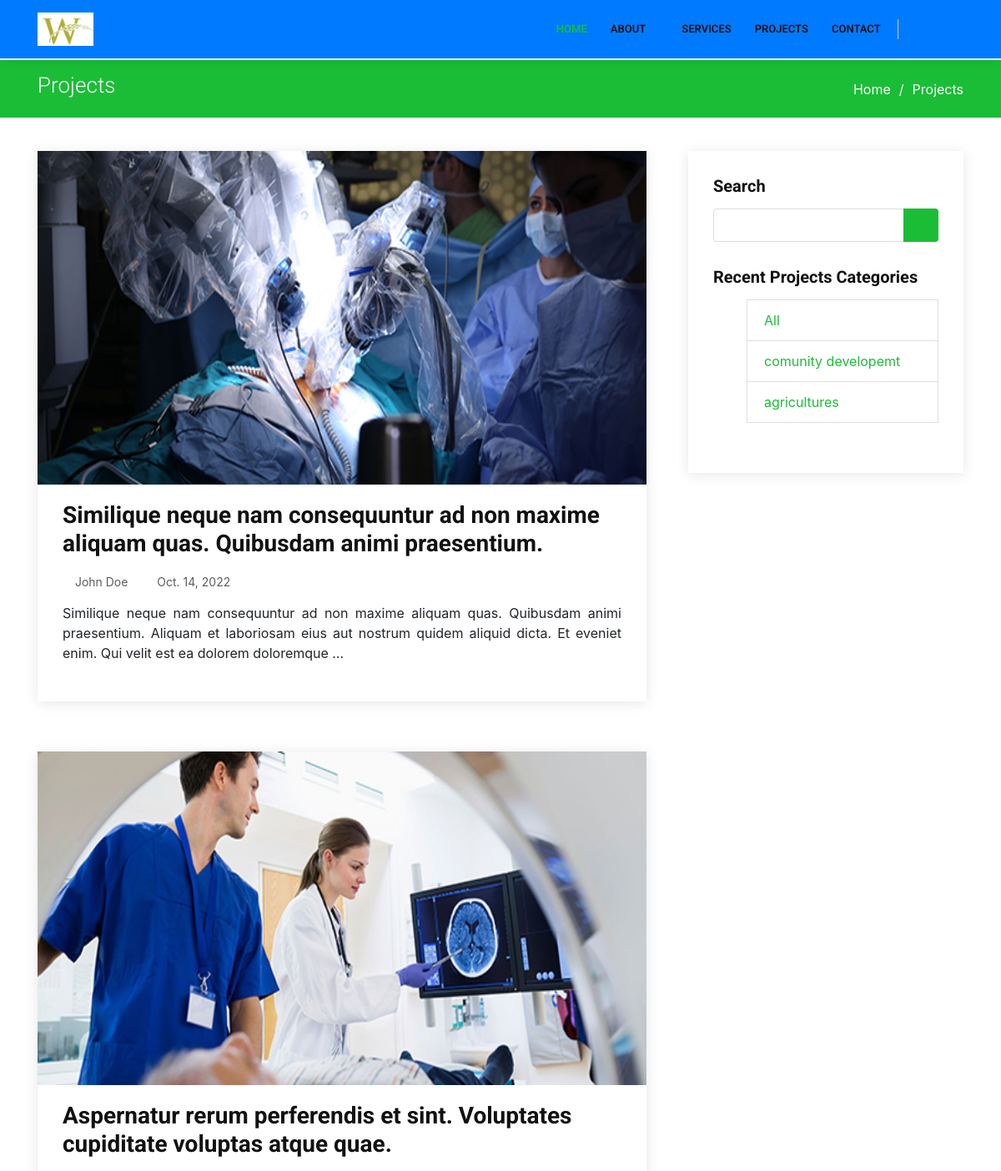
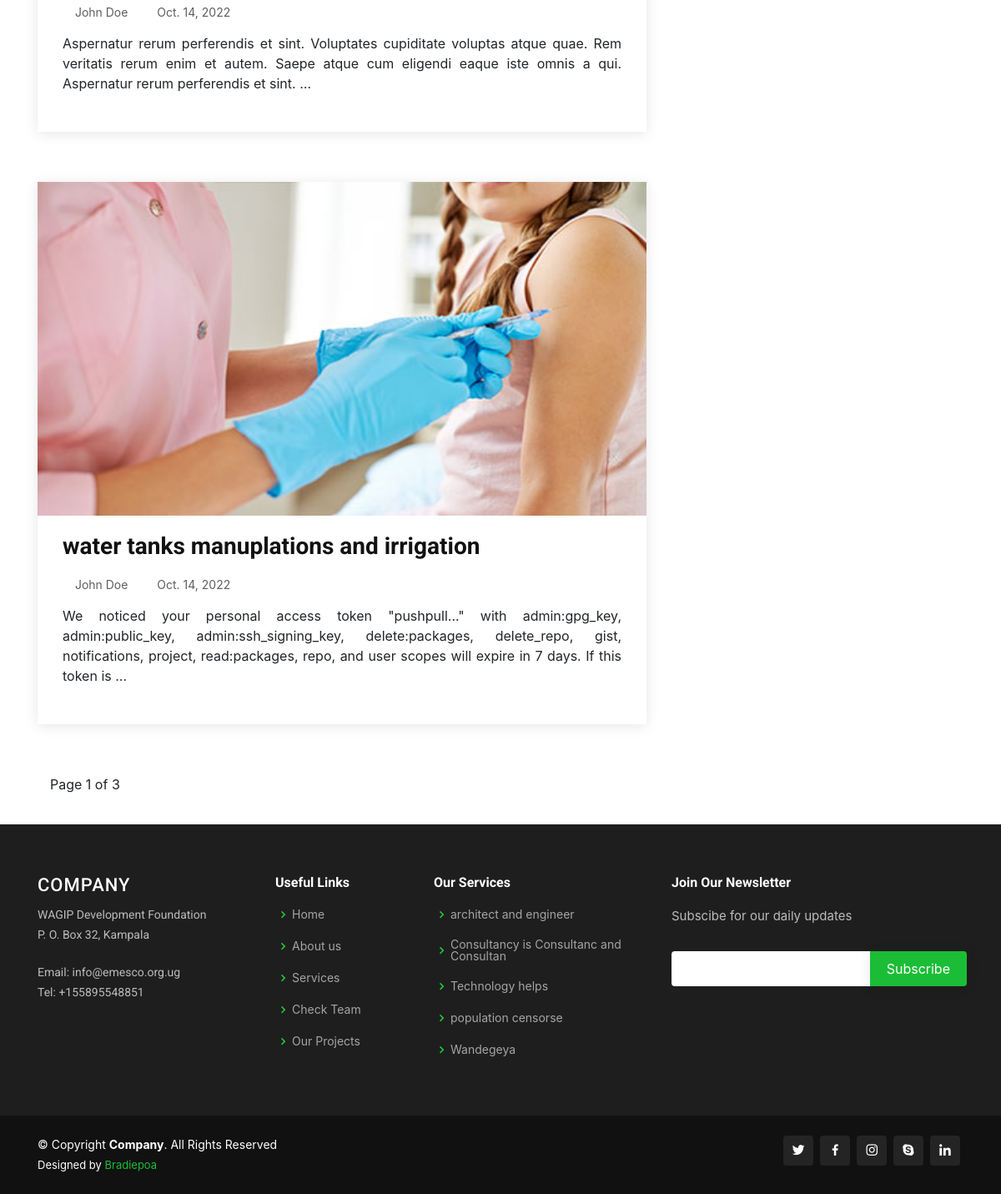
The app's page /projects with its own data (2 pictures, top to bottom).
### mainweb/models.py (models this page shows, shortened)
class Project(models.Model):
    STATUS_CHOICES = (
        ('finished','finished'),
        ('progress','progress'),
    )
    name = models.CharField(max_length=200)
    category = models.ForeignKey(Category, on_delete=models.CASCADE,)
    image = models.ImageField(upload_to ='projects')
    description = RichTextField()
    created_by = models.CharField(max_length=200)
    status = models.CharField(max_length=200,choices=STATUS_CHOICES)
    is_published = models.BooleanField(default=True)
    date = models.DateField(auto_now_add=False, auto_now=False)
    date_created = models.DateField(auto_now_add=True, auto_now=False)
    laste_update = models.DateField(auto_now_add=False, auto_now=True)
    class Meta:
        verbose_name_plural = '17. Project'
    @property
    def imageURL(self):
        try:
            url = self.image.url
        except:
            url = ''
        return url

class Category(models.Model):
    name = models.CharField(max_length=200,unique=True)
    date_created = models.DateField(auto_now_add=True, auto_now=False)
    laste_update = models.DateField(auto_now_add=False, auto_now=True)
    class Meta:
        verbose_name_plural = '18. Categories'

class Location(models.Model):
    Company_name = models.CharField(max_length=200,unique=True)
    P_o_box_no = models.CharField(max_length=200,unique=True)
    date_created = models.DateField(auto_now_add=True, auto_now=False)
    laste_update = models.DateField(auto_now_add=False, auto_now=True)
    class Meta:
        verbose_name_plural = '03. Location'

class Email(models.Model):
    email= models.EmailField(unique=True)
    describe_email = models.CharField(max_length=200)
    date_created = models.DateField(auto_now_add=True, auto_now=False)
    laste_update = models.DateField(auto_now_add=False, auto_now=True)
    class Meta:
        verbose_name_plural = '02. Emails'

class OfficePhone(models.Model):
    Phone_number= models.CharField(max_length=13, unique=True)
    describe_Phone_number = models.CharField(max_length=200)
    date_created = models.DateField(auto_now_add=True, auto_now=False)
    laste_update = models.DateField(auto_now_add=False, auto_now=True)
    class Meta:
        verbose_name_plural = '01. Office Phone'

class Service(models.Model):
    name = models.CharField(max_length=200,unique=True)
    category = models.ForeignKey(serviceCategory, on_delete=models.CASCADE,)
    image = models.ImageField(upload_to ='services')
    description = RichTextField()
    created_by = models.CharField(max_length=200)
    is_published = models.BooleanField(default=True)
    date = models.DateField(auto_now_add=False, auto_now=False)
    date_created = models.DateField(auto_now_add=True, auto_now=False)
    laste_update = models.DateField(auto_now_add=False, auto_now=True)
    class Meta:
        verbose_name_plural = '15. Services'

### mainweb/views.py (the view)
# urls.py: path('projects', views.Projects_view, name='projectspage'),
def Projects_view(request):
	category = request.GET.get('category')
	if category == None:
		projects = Project.objects.order_by('-date').filter(is_published=True)
	else:
		projects = Project.objects.filter(category__name=category)
	paginator =Paginator(projects,1)
	page = request.GET.get('page')
	try:
		proj = paginator.page(page)
	except PageNotAnInteger:
		proj = paginator.page(1)
	except EmptyPage:
		proj = paginator.page(paginator.num_pages)
	categories = Category.objects.all()
	querryset = Service.objects.order_by('-date').filter(is_published=True)
	locate = Location.objects.all().order_by('-date_created')
	emailz = Email.objects.all().order_by('-date_created')
	phones = OfficePhone.objects.all().order_by('-date_created')
	context = {
		'projects':projects, 'categories':categories,
	 'page':page,"proj":proj,'querryset':querryset,'locate':locate,'emailz':emailz,'phones':phones
	 }
	return render(request, 'mainweb/projects.html', context)

### mainweb/templates/mainweb/projects.html (shortened to what this page needs)
{% extends 'mainweb/main.html' %}
{% load static %}
{% block content %}
<main id="main">
	<main id="main">
    <section id="breadcrumbs" class="breadcrumbs">
      <div class="container">
        <div class="d-flex justify-content-between align-items-center">
          <h2>Projects</h2>
          <ol>
            <li><a href="">Home</a></li>
            <li>Projects</li>
          </ol>
        </div>
      </div>
    </section>
    <section id="blog" class="blog">
      <div class="container">
        <div class="row">
          <div class="col-lg-8 entries">
            {% for project in projects %}
            <article class="entry" data-aos="fade-up">
              <div class="entry-img">
                <img style="width: 800px; height: 400px;" src="{{ project.imageURL }}" alt="" class="img-fluid">
              </div>
              <h2 class="entry-title">
                <a class="stretched-link" href="{% url 'mainweb:project' project.id %}">{{project.name}}</a>
              </h2>
              <div class="entry-meta">
                <ul>
                  <li class="d-flex align-items-center"><i class="icofont-user"></i> <a href="">John Doe</a></li>
                  <li class="d-flex align-items-center"><i class="icofont-wall-clock"></i> <a href=""><time datetime="2020-01-01">{{project.date}}</time></a></li>
                </ul>
              </div>
              <div class="entry-content">
                <p class="text-justify">
                  {{project.description|truncatewords:30}}
                </p>
              </div>
            </article>
            {% endfor %}
            <div class="paginator">
              <p class="paginator">{% include "mainweb/pagination.html" with page=proj %}</p>
            </div>
          </div>
          <div class="col-lg-4">
            <div class="sidebar" data-aos="fade-left">
              <h3 class="sidebar-title">Search</h3>
              <div class="sidebar-item search-form">
                <form action="">
                  <input type="text">
                  <button type="submit"><i class="icofont-search"></i></button>
                </form>
              </div>
              <h3 class="sidebar-title">Recent Projects Categories</h3>
              <div class="sidebar-item recent-posts">
                <ul>
                  <li class="list-group-item">
                    <a href="{% url 'mainweb:projectspage' %}">All</a></li>
                  {% for category in categories %}
                  <li class="list-group-item">
                    <a href="{% url 'mainweb:projectspage' %}?category={{category.name}}">{{category.name}}</a>
                  </li>
                  {% endfor %}
                </ul>
              </div>
              </div>
            </div>
          </div>
        </div>
    </section>
</main>
{% endblock content %}

### mainweb/templates/mainweb/main.html (shortened to what this page needs)
{% load static %}
<!DOCTYPE html>
<html>
<head>
  <link href="{% static 'assets/vendor/bootstrap/css/bootstrap.min.css' %}" rel="stylesheet">
  <link href="{% static 'assets/vendor/icofont/icofont.min.css' %}" rel="stylesheet">
  <link href="{% static 'assets/vendor/boxicons/css/boxicons.min.css' %}" rel="stylesheet">
  <link href="{% static 'assets/vendor/animate.css/animate.min.css' %}" rel="stylesheet">
  <link href="{% static 'assets/vendor/venobox/venobox.css' %}" rel="stylesheet">
  <link href="{% static 'assets/vendor/owl.carousel/assets/owl.carousel.min.css' %}" rel="stylesheet">
  <link href="{% static 'assets/vendor/aos/aos.css' %}" rel="stylesheet">
  <link href="{% static 'assets/vendor/remixicon/remixicon.css' %}" rel="stylesheet">
  <link href="{% static 'assets/css/style.css' %}" rel="stylesheet">
</head>
<body>
	{% include 'mainweb/navbar.html' %}
	{% block content %}
	{% endblock content %}
	{% include 'mainweb/footer.html' %}
</body>
</html>

### mainweb/templates/mainweb/navbar.html (shortened to what this page needs)
{% load static %}
  <header id="header" class="fixed-top bg-primary">
    <div class="container d-flex align-items-center">
       <a href="" class="logo mr-auto"><img src="{% static 'assets/img/logo.PNG' %}" alt="" class="img-fluid"></a>
      <nav class="nav-menu d-none d-lg-block">
        <ul>
          <li class="active"><a href="/">Home</a></li>
          <li class="drop-down"><a href="">About</a>
          </li>
          <li><a href="{% url 'mainweb:servicespage' %}">Services</a></li>
          <li><a href="{% url 'mainweb:projectspage' %}">PROJECTS</a></li>
          <li><a href="{% url 'mainweb:contactus' %}">Contact</a></li>
        </ul>
      </nav>
      <div class="header-social-links">
        <a href="#" class="twitter"><i class="icofont-twitter"></i></a>
        <a href="#" class="instagram"><i class="icofont-instagram"></i></a>
        <a href="#" class="linkedin"><i class="icofont-linkedin"></i></i></a>
      </div>
    </div>
  </header>

### mainweb/templates/mainweb/pagination.html (shortened to what this page needs)
<div class="container">
	<div class="pagination">
		<span class="step-links">
		<span class="current">
			Page {{ page.number}} of {{page.paginator.num_pages }}
		</span>
		{% if page.has_next %}
		<a href="?page={{page.next_page_number}}"><i class="icofont-rounded-right"></i></a>
		{% endif %}
		</span>
	</div>
</div>

### mainweb/templates/mainweb/footer.html
  <footer id="footer">
    <div class="footer-top">
      <div class="container">
        <div class="row">
          <div class="col-lg-3 col-md-6 footer-contact">
            <h3>Company</h3>
          {% for location in locate|slice:":1" %}
            <p>{{ location.Company_name }}</p>
            <p>{{ location.P_o_box_no }} </p>
          {% endfor %}
          <br>
          {% for emails in emailz|slice:":1" %}
            <p>Email: {{emails.email}}</p>
          {% endfor %}
          {% for phone in phones|slice:":1" %}
           <p>Tel: {{phone.Phone_number}}</p>
          {% endfor %}
          </div>
          <div class="col-lg-2 col-md-6 footer-links">
            <h4>Useful Links</h4>
            <ul>
              <li><i class="bx bx-chevron-right"></i> <a href="/">Home</a></li>
              <li><i class="bx bx-chevron-right"></i> <a href="{% url 'mainweb:aboutpage' %}">About us</a></li>
              <li><i class="bx bx-chevron-right"></i> <a href="{% url 'mainweb:servicespage' %}">Services</a></li>
              <li><i class="bx bx-chevron-right"></i> <a href="{% url 'mainweb:teampage' %}">Check Team</a></li>
              <li><i class="bx bx-chevron-right"></i> <a href="#">Our Projects</a></li>
            </ul>
          </div>
          <div class="col-lg-3 col-md-6 footer-links">
            <h4>Our Services</h4>
            <ul>
              {% for serv in querryset|slice:"5" %}
              <li><i class="bx bx-chevron-right"></i> <a href="{% url 'mainweb:service' serv.id %}">{{serv.name}}</a></li>
              {% endfor %}
            </ul>
          </div>
          <div class="col-lg-4 col-md-6 footer-newsletter">
            <h4>Join Our Newsletter</h4>
            <p>Subscibe for our daily updates</p>
            <form action="" method="">
              <input type="email" name="email"><input type="submit" value="Subscribe">
            </form>
          </div>
        </div>
      </div>
    </div>
    <div class="container d-md-flex py-4">
      <div class="mr-md-auto text-center text-md-left">
        <div class="copyright">
          &copy; Copyright <strong><span>Company</span></strong>. All Rights Reserved
        </div>
        <div class="credits">
          Designed by <a href="">Bradiepoa</a>
        </div>
      </div>
      <div class="social-links text-center text-md-right pt-3 pt-md-0">
        <a href="#" class="twitter"><i class="bx bxl-twitter"></i></a>
        <a href="#" class="facebook"><i class="bx bxl-facebook"></i></a>
        <a href="#" class="instagram"><i class="bx bxl-instagram"></i></a>
        <a href="#" class="google-plus"><i class="bx bxl-skype"></i></a>
        <a href="#" class="linkedin"><i class="bx bxl-linkedin"></i></a>
      </div>
    </div>
  </footer>

### records on screen
Project: imageURL (picture), name "Similique neque nam consequuntur ad non maxime aliquam quas. Quibusdam animi praesentium.", date "Oct. 14, 2022", description "Similique neque nam consequuntur ad non maxime aliquam quas. Quibusdam animi praesentium. Aliquam et laboriosam eius aut nostrum quidem aliquid dicta. Et eveniet enim. Qui velit est ea dolorem doloremque …"
Project: imageURL (picture), name "Aspernatur rerum perferendis et sint. Voluptates cupiditate voluptas atque quae.", date "Oct. 14, 2022", description "Aspernatur rerum perferendis et sint. Voluptates cupiditate voluptas atque quae. Rem veritatis rerum enim et autem. Saepe atque cum eligendi eaque iste omnis a qui. Aspernatur rerum perferendis et sint. …"
Project: imageURL (picture), name "water tanks manuplations and irrigation", date "Oct. 14, 2022", description "We noticed your personal access token \"pushpull...\" with admin:gpg_key, admin:public_key, admin:ssh_signing_key, delete:packages, delete_repo, gist, notifications, project, read:packages, repo, and user scopes will expire in 7 days. If this token is …"
Category: name "comunity developemt"
Category: name "agricultures"
Location: Company_name "WAGIP Development Foundation", P_o_box_no "P. O. Box 32, Kampala"
Email: email "info@emesco.org.ug"
OfficePhone: Phone_number "+155895548851"
Service: name "architect and engineer"
Service: name "Consultancy is Consultanc and Consultan"
Service: name "Technology helps"
Service: name "population censorse"
Service: name "Wandegeya"

### other values on screen
{{ page.number }} "1"
{{ page.paginator.num_pages }} "3"
